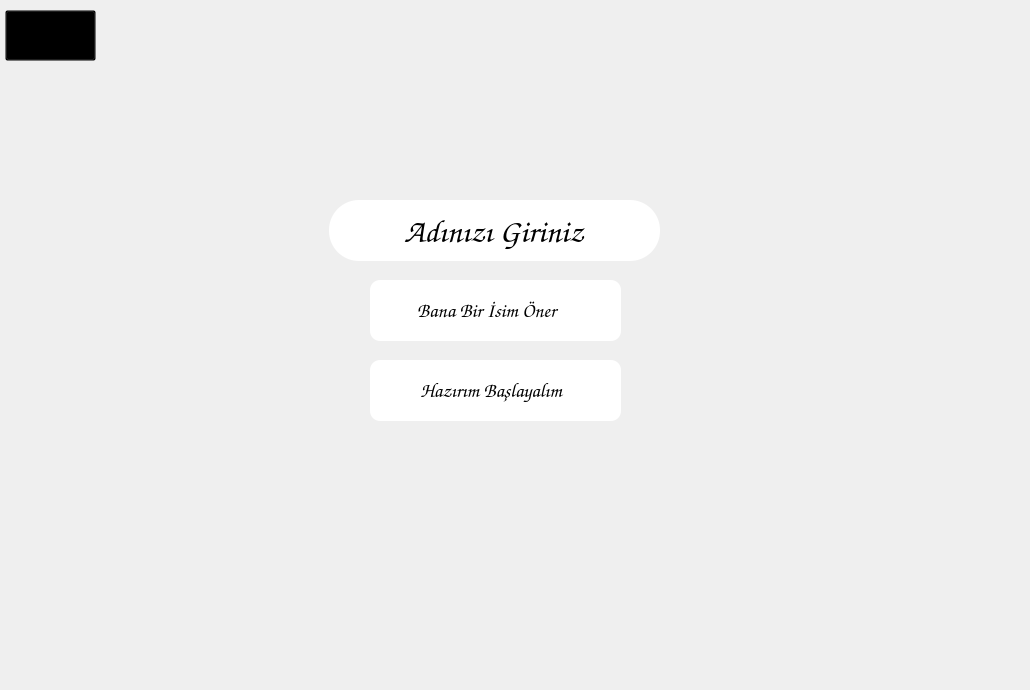
    <widget class="QWidget" name="page_2">
     <widget class="QLabel" name="label_5">
      <property name="geometry">
       <rect>
        <x>0</x>
        <y>0</y>
        <width>1021</width>
        <height>681</height>
       </rect>
      </property>
      <property name="styleSheet">
       <string notr="true"/>
      </property>
      <property name="text">
       <string/>
      </property>
      <property name="pixmap">
       <pixmap resource="img.qrc">:/new/image/back.png</pixmap>
      </property>
     </widget>
     <widget class="QPushButton" name="backGameBtn">
      <property name="geometry">
       <rect>
        <x>5</x>
        <y>10</y>
        <width>91</width>
        <height>51</height>
       </rect>
      </property>
      <property name="sizePolicy">
       <sizepolicy hsizetype="Minimum" vsizetype="Fixed">
        <horstretch>0</horstretch>
        <verstretch>0</verstretch>
       </sizepolicy>
      </property>
      <property name="cursor">
       <cursorShape>PointingHandCursor</cursorShape>
      </property>
      <property name="focusPolicy">
       <enum>Qt::NoFocus</enum>
      </property>
      <property name="styleSheet">
       <string notr="true">background: transparent; 
color: white;
</string>
      </property>
      <property name="text">
       <string/>
      </property>
      <property name="icon">
       <iconset resource="img.qrc">
        <normaloff>:/new/image/arrow.png</normaloff>:/new/image/arrow.png</iconset>
      </property>
      <property name="iconSize">
       <size>
        <width>80</width>
        <height>100</height>
       </size>
      </property>
     </widget>
     <widget class="QLineEdit" name="name">
      <property name="geometry">
       <rect>
        <x>329</x>
        <y>200</y>
        <width>331</width>
        <height>61</height>
       </rect>
      </property>
      <property name="palette">
       <palette>
        <active>
         <colorrole role="WindowText">
          <brush brushstyle="SolidPattern">
           <color alpha="255">
            <red>0</red>
            <green>0</green>
            <blue>0</blue>
           </color>
          </brush>
         </colorrole>
         <colorrole role="Button">
          <brush brushstyle="SolidPattern">
           <color alpha="255">
            <red>255</red>
            <green>255</green>
            <blue>255</blue>
           </color>
          </brush>
         </colorrole>
         <colorrole role="Text">
          <brush brushstyle="SolidPattern">
           <color alpha="255">
            <red>0</red>
            <green>0</green>
            <blue>0</blue>
           </color>
          </brush>
         </colorrole>
         <colorrole role="ButtonText">
          <brush brushstyle="SolidPattern">
           <color alpha="255">
            <red>0</red>
            <green>0</green>
            <blue>0</blue>
           </color>
          </brush>
         </colorrole>
         <colorrole role="Base">
          <brush brushstyle="SolidPattern">
           <color alpha="255">
            <red>255</red>
            <green>255</green>
            <blue>255</blue>
           </color>
          </brush>
         </colorrole>
         <colorrole role="Window">
          <brush brushstyle="SolidPattern">
           <color alpha="255">
            <red>255</red>
            <green>255</green>
            <blue>255</blue>
           </color>
          </brush>
         </colorrole>
         <colorrole role="PlaceholderText">
          <brush brushstyle="SolidPattern">
           <color alpha="128">
            <red>0</red>
            <green>0</green>
            <blue>0</blue>
           </color>
          </brush>
         </colorrole>
        </active>
        <inactive>
         <colorrole role="WindowText">
          <brush brushstyle="SolidPattern">
           <color alpha="255">
            <red>0</red>
            <green>0</green>
            <blue>0</blue>
           </color>
          </brush>
         </colorrole>
         <colorrole role="Button">
          <brush brushstyle="SolidPattern">
           <color alpha="255">
            <red>255</red>
            <green>255</green>
            <blue>255</blue>
           </color>
          </brush>
         </colorrole>
         <colorrole role="Text">
          <brush brushstyle="SolidPattern">
           <color alpha="255">
            <red>0</red>
            <green>0</green>
            <blue>0</blue>
           </color>
          </brush>
         </colorrole>
         <colorrole role="ButtonText">
          <brush brushstyle="SolidPattern">
           <color alpha="255">
            <red>0</red>
            <green>0</green>
            <blue>0</blue>
           </color>
          </brush>
         </colorrole>
         <colorrole role="Base">
          <brush brushstyle="SolidPattern">
           <color alpha="255">
            <red>255</red>
            <green>255</green>
            <blue>255</blue>
           </color>
          </brush>
         </colorrole>
         <colorrole role="Window">
          <brush brushstyle="SolidPattern">
           <color alpha="255">
            <red>255</red>
            <green>255</green>
            <blue>255</blue>
           </color>
          </brush>
         </colorrole>
         <colorrole role="PlaceholderText">
          <brush brushstyle="SolidPattern">
           <color alpha="128">
            <red>0</red>
            <green>0</green>
            <blue>0</blue>
           </color>
          </brush>
         </colorrole>
        </inactive>
        <disabled>
         <colorrole role="WindowText">
          <brush brushstyle="SolidPattern">
           <color alpha="255">
            <red>0</red>
            <green>0</green>
            <blue>0</blue>
           </color>
          </brush>
         </colorrole>
         <colorrole role="Button">
          <brush brushstyle="SolidPattern">
           <color alpha="255">
            <red>255</red>
            <green>255</green>
            <blue>255</blue>
           </color>
          </brush>
         </colorrole>
         <colorrole role="Text">
          <brush brushstyle="SolidPattern">
           <color alpha="255">
            <red>0</red>
            <green>0</green>
            <blue>0</blue>
           </color>
          </brush>
         </colorrole>
         <colorrole role="ButtonText">
          <brush brushstyle="SolidPattern">
           <color alpha="255">
            <red>0</red>
            <green>0</green>
            <blue>0</blue>
           </color>
          </brush>
         </colorrole>
         <colorrole role="Base">
          <brush brushstyle="SolidPattern">
           <color alpha="255">
            <red>255</red>
            <green>255</green>
            <blue>255</blue>
           </color>
          </brush>
         </colorrole>
         <colorrole role="Window">
          <brush brushstyle="SolidPattern">
           <color alpha="255">
            <red>255</red>
            <green>255</green>
            <blue>255</blue>
           </color>
          </brush>
         </colorrole>
         <colorrole role="PlaceholderText">
          <brush brushstyle="SolidPattern">
           <color alpha="128">
            <red>0</red>
            <green>0</green>
            <blue>0</blue>
           </color>
          </brush>
         </colorrole>
        </disabled>
       </palette>
      </property>
      <property name="font">
       <font>
        <family>Comic Sans MS</family>
        <pointsize>25</pointsize>
       </font>
      </property>
      <property name="layoutDirection">
       <enum>Qt::LeftToRight</enum>
      </property>
      <property name="styleSheet">
       <string notr="true">background: white;
color: black;
border-radius:30px;
</string>
      </property>
      <property name="text">
       <string>Adınızı Giriniz</string>
      </property>
      <property name="alignment">
       <set>Qt::AlignCenter</set>
      </property>
     </widget>
     <widget class="QPushButton" name="startGame_2">
      <property name="geometry">
       <rect>
        <x>370</x>
        <y>360</y>
        <width>251</width>
        <height>61</height>
       </rect>
      </property>
      <property name="font">
       <font>
        <family>Comic Sans MS</family>
        <pointsize>15</pointsize>
       </font>
      </property>
      <property name="cursor">
       <cursorShape>PointingHandCursor</cursorShape>
      </property>
      <property name="styleSheet">
       <string notr="true">background: white;
color: black;
border-radius:10px;
</string>
      </property>
      <property name="text">
       <string>Hazırım Başlayalım 💪</string>
      </property>
     </widget>
     <widget class="QPushButton" name="sugges">
      <property name="geometry">
       <rect>
        <x>370</x>
        <y>280</y>
        <width>251</width>
        <height>61</height>
       </rect>
      </property>
      <property name="font">
       <font>
        <family>Comic Sans MS</family>
        <pointsize>15</pointsize>
       </font>
      </property>
      <property name="cursor">
       <cursorShape>PointingHandCursor</cursorShape>
      </property>
      <property name="styleSheet">
       <string notr="true">background: white;
color: black;
border-radius:10px;
</string>
      </property>
      <property name="text">
       <string>Bana Bir İsim Öner 🎲 🧙</string>
      </property>
     </widget>
     <widget class="QLabel" name="warning">
      <property name="geometry">
       <rect>
        <x>350</x>
        <y>440</y>
        <width>301</width>
        <height>91</height>
       </rect>
      </property>
      <property name="font">
       <font>
        <family>Comic Sans MS</family>
        <pointsize>20</pointsize>
        <bold>true</bold>
       </font>
      </property>
      <property name="styleSheet">
       <string notr="true">color:white;</string>
      </property>
      <property name="text">
       <string/>
      </property>
      <property name="alignment">
       <set>Qt::AlignCenter</set>
      </property>
     </widget>
    </widget>
